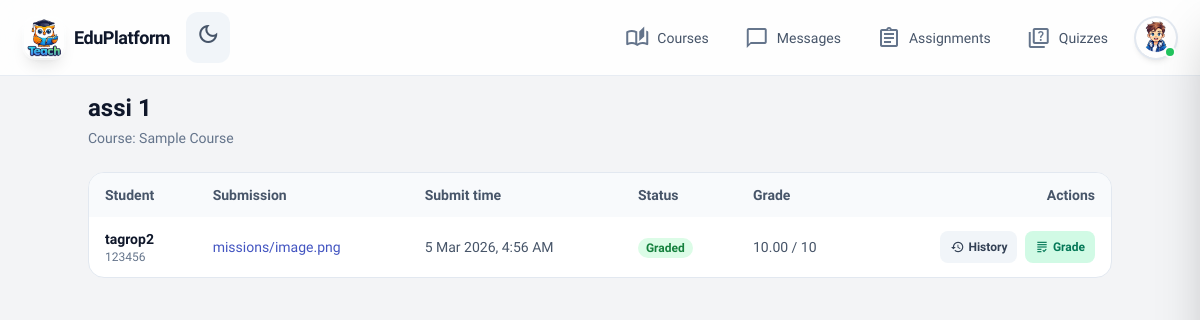
The app's page /instructor/assignments/4/submissions/ (signed in) with its own data.
### teach/models.py (models this page shows, shortened)
class Assignment(models.Model):
    assignment_id = models.AutoField(primary_key=True)
    content = models.ForeignKey(
        CourseContent,
        on_delete=models.CASCADE,
        related_name='assignments',
        to_field='content_id'
    )
    description = models.TextField(blank=True, default='')
    learning_objectives = models.TextField(
        blank=True,
        default='',
        help_text='Bullet points describing what the student will learn.'
    )
    opened_at = models.DateTimeField(null=True, blank=True, help_text='When the assignment becomes available.')
    deadline = models.DateTimeField(help_text='Due date and time.')
    assignment_file = models.FileField(
        upload_to='assignments/files/',
        blank=True,
        null=True,
        help_text='Downloadable file (e.g. .docx, .pdf) uploaded by instructor.'
    )
    course_name_display = models.CharField(
        max_length=200,
        blank=True,
        default='',
        help_text='Course name shown on assignment page (e.g. Image Processing).'
    )
    course_code_display = models.CharField(
        max_length=100,
        blank=True,
        default='',
        help_text='Course code (e.g. CS389/CS486).'
    )
    created_at = models.DateTimeField(auto_now_add=True)
    class Meta:
        ordering = ['-created_at']

class CourseContent(models.Model):
    CONTENT_TYPE_CHOICES = [
        ('lesson', 'Lesson'),
        ('assignment', 'Assignment'),
        ('quiz', 'Quiz'),
    ]
    content_id = models.AutoField(primary_key=True)
    course = models.ForeignKey(
        Course,
        on_delete=models.CASCADE,
        related_name='contents',
        to_field='course_id'
    )
    title = models.CharField(max_length=200)
    content_type = models.CharField(
        max_length=20,
        choices=CONTENT_TYPE_CHOICES
    )
    order_index = models.PositiveIntegerField(default=1)
    is_locked = models.BooleanField(default=False)
    created_at = models.DateTimeField(auto_now_add=True)
    class Meta:
        ordering = ['order_index', 'created_at']
        unique_together = ['course', 'order_index']

class Course(models.Model):
    course_id = models.AutoField(primary_key=True)
    course_name = models.CharField(max_length=200)
    course_code = models.CharField(max_length=50, blank=True, default='')
    course_description = models.TextField(blank=True, default='')
    course_image = models.ImageField(
        upload_to='courses/images/',
        blank=True,
        null=True
    )
    GRADE_CHOICES = [
        ('1', 'Grade 1'), ('2', 'Grade 2'), ('3', 'Grade 3'),
        ('4', 'Grade 4'), ('5', 'Grade 5'), ('6', 'Grade 6'),
        ('7', 'Grade 7'), ('8', 'Grade 8'), ('9', 'Grade 9'),
        ('10', 'Grade 10'), ('11', 'Grade 11'), ('12', 'Grade 12'),
    ]
    DIVISION_CHOICES = [
        ('Science', 'Science'),
        ('Mathematics', 'Mathematics'),
        ('Literature', 'Literature'),
        ('General', 'General'),
    ]
    grade = models.CharField(max_length=10, choices=GRADE_CHOICES, blank=True, default='')
    division = models.CharField(max_length=20, choices=DIVISION_CHOICES, blank=True, default='')
    price = models.DecimalField(
        max_digits=10,
        decimal_places=2,
        default=Decimal('0.00'),
        validators=[MinValueValidator(Decimal('0.00'))]
    )
    is_active = models.BooleanField(default=True)
    created_at = models.DateTimeField(auto_now_add=True)
    class Meta:
        ordering = ['-created_at']

class AssignmentSubmission(models.Model):
    GRADING_STATUS_CHOICES = [
        ('not_graded', 'Not graded'),
        ('graded', 'Graded'),
    ]
    assignment = models.ForeignKey(
        Assignment,
        on_delete=models.CASCADE,
        related_name='submissions',
        to_field='assignment_id'
    )
    user = models.ForeignKey(
        User,
        on_delete=models.CASCADE,
        related_name='assignment_submissions',
        to_field='national_id'
    )
    answer_text = models.TextField(blank=True, default='')
    file_path = models.FileField(
        upload_to='assignments/submissions/',
        blank=True,
        null=True
    )
    grading_status = models.CharField(
        max_length=20,
        choices=GRADING_STATUS_CHOICES,
        default='not_graded'
    )
    grade = models.DecimalField(
        max_digits=5,
        decimal_places=2,
        null=True,
        blank=True
    )
    submission_comments = models.TextField(
        blank=True,
        default='',
        help_text='Instructor feedback or comments visible to the student.',
    )
    submitted_at = models.DateTimeField(auto_now_add=True)
    updated_at = models.DateTimeField(auto_now=True)
    is_deleted = models.BooleanField(
        default=False,
        help_text='True when the student has deleted the active submission.',
    )
    class Meta:
        unique_together = ('assignment', 'user')
        ordering = ['-submitted_at']

class User(AbstractBaseUser, PermissionsMixin):
    GENDER_CHOICES = [
        ('Male', 'Male'),
        ('Female', 'Female'),
    ]
    MODE_CHOICES = [
        ('Dark', 'Dark'),
        ('Light', 'Light'),
    ]
    GOVERNMENT_CHOICES = [
        ('Cairo', 'Cairo'),
        ('Alexandria', 'Alexandria'),
        ('Giza', 'Giza'),
        ('Shubra El Kheima', 'Shubra El Kheima'),
        ('Port Said', 'Port Said'),
        ('Suez', 'Suez'),
        ('Luxor', 'Luxor'),
        ('Aswan', 'Aswan'),
        ('Ismailia', 'Ismailia'),
        ('Faiyum', 'Faiyum'),
        ('Zagazig', 'Zagazig'),
        ('Damietta', 'Damietta'),
        ('Asyut', 'Asyut'),
        ('Minya', 'Minya'),
        ('Beni Suef', 'Beni Suef'),
        ('Qena', 'Qena'),
        ('Sohag', 'Sohag'),
        ('Hurghada', 'Hurghada'),
        ('Mansoura', 'Mansoura'),
        ('Tanta', 'Tanta'),
        ('Other', 'Other'),
    ]
    GRADE_CHOICES = [
        ('1', 'Grade 1'),
        ('2', 'Grade 2'),
        ('3', 'Grade 3'),
        ('4', 'Grade 4'),
        ('5', 'Grade 5'),
        ('6', 'Grade 6'),
        ('7', 'Grade 7'),
        ('8', 'Grade 8'),
        ('9', 'Grade 9'),
        ('10', 'Grade 10'),
        ('11', 'Grade 11'),
        ('12', 'Grade 12'),
    ]
    DIVISION_CHOICES = [
        ('Science', 'Science'),
        ('Mathematics', 'Mathematics'),
        ('Literature', 'Literature'),
    ]
    national_id = models.CharField(max_length=20, unique=True, primary_key=True)
    first_name = models.CharField(max_length=50)
    second_name = models.CharField(max_length=50, blank=True, default='')
    third_name = models.CharField(max_length=50, blank=True, default='')
    gender = models.CharField(max_length=10, choices=GENDER_CHOICES, blank=True, default='')
    phone_number = models.CharField(max_length=20, blank=True, default='')
    father_phone_number = models.CharField(max_length=20, blank=True, default='')
    school_name = models.CharField(max_length=120, blank=True, default='')
    parents_job = models.CharField(max_length=120, blank=True, default='')
    government = models.CharField(max_length=50, choices=GOVERNMENT_CHOICES, blank=True, default='')
    grade = models.CharField(max_length=10, choices=GRADE_CHOICES, blank=True, default='')
    division = models.CharField(max_length=20, choices=DIVISION_CHOICES, blank=True, default='')
    email = models.EmailField(unique=True)
    mode = models.CharField(max_length=10, choices=MODE_CHOICES, default='Light')
    is_staff = models.BooleanField(default=False)
    is_active = models.BooleanField(default=True)
    created_at = models.DateTimeField(auto_now_add=True)
    objects = CustomUserManager()
    USERNAME_FIELD = 'national_id'
    REQUIRED_FIELDS = ['email', 'first_name']
    class Meta:
        verbose_name = 'User'
        verbose_name_plural = 'Users'

### teach/views.py (the view)
@login_required
def instructor_assignment_submissions(request, assignment_id):
    if not _require_instructor(request.user):
        messages.error(request, "You do not have permission to view submissions.")
        return redirect("instructor")
    assignment_obj = (
        Assignment.objects.filter(assignment_id=assignment_id)
        .select_related("content", "content__course")
        .first()
    )
    if not assignment_obj:
        messages.error(request, "Assignment not found.")
        return redirect("instructor_assignments_dashboard")
    submissions = (
        AssignmentSubmission.objects
        .filter(assignment=assignment_obj, is_deleted=False)
        .select_related("user")
        .order_by("user__first_name", "user__second_name")
    )
    return render(
        request,
        "teach/instructor_assignment_submissions.html",
        {
            "assignment": assignment_obj,
            "submissions": submissions,
        },
    )

### teach/context_processors.py (called while the page is built)
def unread_messages_count(request):
    if request.user.is_authenticated:
        count = Message.objects.filter(receiver=request.user, is_read=False).count()
        return {"unread_messages_count": count}
    return {"unread_messages_count": 0}

### teach/views.py (called while the page is built)
def _require_instructor(user):
    return user.is_staff or user.is_superuser

### templates/teach/instructor_assignment_submissions.html (shortened to what this page needs)
{% extends 'teach/base.html' %}
{% block main_class %}px-4 py-4 pb-24 md:pb-8{% endblock %}
{% block content %}
<div class="max-w-5xl mx-auto space-y-6">
  <div class="space-y-1">
    <h1 class="text-2xl font-bold text-slate-900 dark:text-white">
      {{ assignment.content.title }}
    </h1>
    <p class="text-sm text-slate-500 dark:text-slate-400">
      Course:
      {% if assignment.course_name_display or assignment.course_code_display %}
        {{ assignment.course_name_display }}{% if assignment.course_code_display %} ({{ assignment.course_code_display }}){% endif %}
      {% else %}
        {{ assignment.content.course.course_name }}
      {% endif %}
    </p>
  </div>
  <div class="overflow-hidden rounded-2xl border border-slate-200 dark:border-slate-700 bg-white dark:bg-slate-900">
    <table class="min-w-full text-sm">
      <thead class="bg-slate-50 dark:bg-slate-800/80 text-slate-600 dark:text-slate-300">
        <tr>
          <th class="px-4 py-3 text-left font-semibold">Student</th>
          <th class="px-4 py-3 text-left font-semibold">Submission</th>
          <th class="px-4 py-3 text-left font-semibold">Submit time</th>
          <th class="px-4 py-3 text-left font-semibold">Status</th>
          <th class="px-4 py-3 text-left font-semibold">Grade</th>
          <th class="px-4 py-3 text-right font-semibold">Actions</th>
        </tr>
      </thead>
      <tbody class="divide-y divide-slate-200 dark:divide-slate-700">
        {% for sub in submissions %}
        <tr class="hover:bg-slate-50 dark:hover:bg-slate-800/60">
          <td class="px-4 py-3">
            <div class="font-semibold text-slate-900 dark:text-white">
              {{ sub.user.first_name }} {{ sub.user.second_name }}
            </div>
            <div class="text-xs text-slate-500 dark:text-slate-400">
              {{ sub.user.national_id }}
            </div>
          </td>
          <td class="px-4 py-3 text-slate-600 dark:text-slate-400">
            {% if sub.file_path %}
            <a href="{{ sub.file_path.url }}" class="text-primary hover:underline">
              {{ sub.file_path.name|slice:'15:' }}
            </a>
            {% else %}
            —
            {% endif %}
          </td>
          <td class="px-4 py-3 text-slate-600 dark:text-slate-400">
            {{ sub.submitted_at|date:"j M Y, g:i A" }}
          </td>
          <td class="px-4 py-3">
            {% if sub.grading_status == 'graded' %}
              <span class="inline-flex items-center px-2 py-0.5 rounded-full text-xs font-semibold bg-green-100 text-green-700">
                Graded
              </span>
            {% else %}
              <span class="inline-flex items-center px-2 py-0.5 rounded-full text-xs font-semibold bg-amber-100 text-amber-700">
                Submitted
              </span>
            {% endif %}
          </td>
          <td class="px-4 py-3 text-slate-600 dark:text-slate-400">
            {% if sub.grade is not None %}
            {{ sub.grade }} / 10
            {% else %}
            -
            {% endif %}
          </td>
          <td class="px-4 py-3 text-right space-x-1">
            <a href="{% url 'instructor_submission_history' assignment.assignment_id sub.user.national_id %}"
               class="inline-flex items-center gap-1 px-2.5 py-1.5 rounded-lg text-xs font-semibold bg-slate-100 dark:bg-slate-800 text-slate-700 dark:text-slate-200 hover:bg-slate-200 dark:hover:bg-slate-700">
              <span class="material-icons-outlined text-sm">history</span>
              History
            </a>
            <a href="{% url 'instructor_grade_submission' assignment.assignment_id sub.user.national_id %}"
               class="inline-flex items-center gap-1 px-2.5 py-1.5 rounded-lg text-xs font-semibold
                      {% if sub.grading_status == 'graded' %}bg-emerald-100 text-emerald-700 hover:bg-emerald-200{% else %}bg-primary/10 text-primary hover:bg-primary/20{% endif %}">
              <span class="material-icons-outlined text-sm">grading</span>
              Grade
            </a>
          </td>
        </tr>
        {% empty %}
        <tr>
          <td colspan="6" class="px-4 py-6 text-center text-slate-500 dark:text-slate-400">
            No student submissions yet.
          </td>
        </tr>
        {% endfor %}
      </tbody>
    </table>
  </div>
</div>
{% endblock %}

### static/teach/css/style.css (style rules this page uses)
body { font-family: "Lexend", "Inter", sans-serif; -webkit-tap-highlight-color: transparent; min-height: max(884px, 100dvh); }

### records on screen
Assignment: content "assi 1", content.course.course_name "Sample Course"
AssignmentSubmission: user.first_name "tagrop2", user.national_id "123456", file_path.name "missions/image.png", submitted_at "5 Mar 2026, 4:56 AM", grading_status "Graded", grade "10.00"
